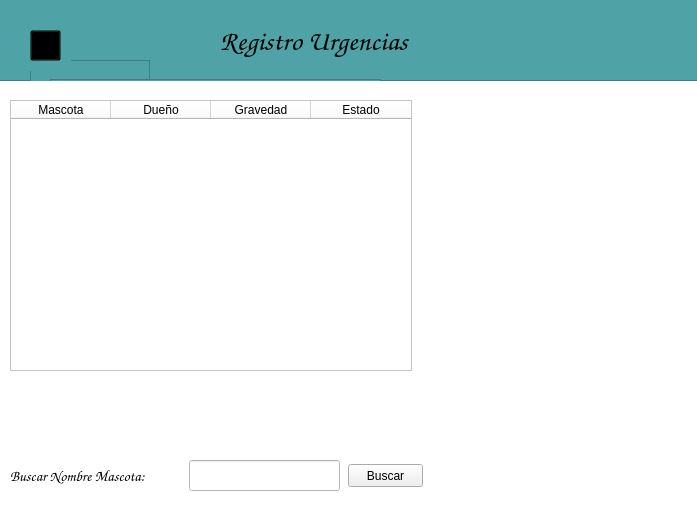
<?xml version="1.0" encoding="UTF-8"?>
<ui version="4.0">
 <class>mainWindow</class>
 <widget class="QMainWindow" name="mainWindow">
  <property name="geometry">
   <rect>
    <x>0</x>
    <y>0</y>
    <width>697</width>
    <height>509</height>
   </rect>
  </property>
  <property name="sizePolicy">
   <sizepolicy hsizetype="Preferred" vsizetype="Preferred">
    <horstretch>0</horstretch>
    <verstretch>0</verstretch>
   </sizepolicy>
  </property>
  <property name="minimumSize">
   <size>
    <width>697</width>
    <height>509</height>
   </size>
  </property>
  <property name="maximumSize">
   <size>
    <width>697</width>
    <height>509</height>
   </size>
  </property>
  <property name="windowTitle">
   <string>Clinica CVI</string>
  </property>
  <property name="styleSheet">
   <string notr="true">alternate-background-color: rgb(255, 255, 255);</string>
  </property>
  <widget class="QWidget" name="centralwidget">
   <widget class="QFrame" name="frame">
    <property name="geometry">
     <rect>
      <x>-10</x>
      <y>0</y>
      <width>711</width>
      <height>511</height>
     </rect>
    </property>
    <property name="minimumSize">
     <size>
      <width>711</width>
      <height>511</height>
     </size>
    </property>
    <property name="maximumSize">
     <size>
      <width>711</width>
      <height>511</height>
     </size>
    </property>
    <property name="sizeIncrement">
     <size>
      <width>10000</width>
      <height>10000</height>
     </size>
    </property>
    <property name="cursor">
     <cursorShape>ArrowCursor</cursorShape>
    </property>
    <property name="styleSheet">
     <string notr="true">background-color: rgb(255, 255, 255);</string>
    </property>
    <property name="frameShape">
     <enum>QFrame::StyledPanel</enum>
    </property>
    <property name="frameShadow">
     <enum>QFrame::Raised</enum>
    </property>
    <widget class="QFrame" name="frame_2">
     <property name="geometry">
      <rect>
       <x>-10</x>
       <y>-20</y>
       <width>721</width>
       <height>101</height>
      </rect>
     </property>
     <property name="styleSheet">
      <string notr="true">background-color: rgb(79, 163, 166);</string>
     </property>
     <property name="frameShape">
      <enum>QFrame::StyledPanel</enum>
     </property>
     <property name="frameShadow">
      <enum>QFrame::Raised</enum>
     </property>
     <widget class="QFrame" name="frame_3">
      <property name="geometry">
       <rect>
        <x>50</x>
        <y>80</y>
        <width>120</width>
        <height>80</height>
       </rect>
      </property>
      <property name="frameShape">
       <enum>QFrame::StyledPanel</enum>
      </property>
      <property name="frameShadow">
       <enum>QFrame::Raised</enum>
      </property>
     </widget>
     <widget class="QFrame" name="frame_4">
      <property name="geometry">
       <rect>
        <x>70</x>
        <y>99</y>
        <width>331</width>
        <height>51</height>
       </rect>
      </property>
      <property name="frameShape">
       <enum>QFrame::StyledPanel</enum>
      </property>
      <property name="frameShadow">
       <enum>QFrame::Raised</enum>
      </property>
     </widget>
     <widget class="QLabel" name="label_9">
      <property name="geometry">
       <rect>
        <x>240</x>
        <y>40</y>
        <width>251</width>
        <height>41</height>
       </rect>
      </property>
      <property name="font">
       <font>
        <family>Comic Sans MS</family>
        <pointsize>21</pointsize>
       </font>
      </property>
      <property name="cursor">
       <cursorShape>ForbiddenCursor</cursorShape>
      </property>
      <property name="text">
       <string>Registro Urgencias</string>
      </property>
     </widget>
     <widget class="QLabel" name="label_3">
      <property name="geometry">
       <rect>
        <x>30</x>
        <y>40</y>
        <width>61</width>
        <height>51</height>
       </rect>
      </property>
      <property name="text">
       <string/>
      </property>
      <property name="pixmap">
       <pixmap>../../../../../OneDrive/Documentos/GitHub/ClinicaVeterinariaTerminada/imagenes/Atras.png</pixmap>
      </property>
     </widget>
     <widget class="QPushButton" name="btnAtras">
      <property name="geometry">
       <rect>
        <x>50</x>
        <y>50</y>
        <width>31</width>
        <height>31</height>
       </rect>
      </property>
      <property name="cursor">
       <cursorShape>PointingHandCursor</cursorShape>
      </property>
      <property name="focusPolicy">
       <enum>Qt::StrongFocus</enum>
      </property>
      <property name="styleSheet">
       <string notr="true">background-color: rgba(0,0,0,0);</string>
      </property>
      <property name="text">
       <string/>
      </property>
     </widget>
    </widget>
    <widget class="QLabel" name="label_logo">
     <property name="geometry">
      <rect>
       <x>420</x>
       <y>120</y>
       <width>291</width>
       <height>301</height>
      </rect>
     </property>
     <property name="font">
      <font>
       <family>Comic Sans MS</family>
       <pointsize>16</pointsize>
      </font>
     </property>
     <property name="text">
      <string/>
     </property>
     <property name="pixmap">
      <pixmap>../../../../../OneDrive/Documentos/GitHub/ClinicaVeterinariaTerminada/imagenes/Logo-removebg-preview.png</pixmap>
     </property>
    </widget>
    <widget class="QTableWidget" name="tableWidget">
     <property name="geometry">
      <rect>
       <x>20</x>
       <y>100</y>
       <width>402</width>
       <height>271</height>
      </rect>
     </property>
     <property name="editTriggers">
      <set>QAbstractItemView::NoEditTriggers</set>
     </property>
     <property name="selectionMode">
      <enum>QAbstractItemView::SingleSelection</enum>
     </property>
     <attribute name="horizontalHeaderDefaultSectionSize">
      <number>100</number>
     </attribute>
     <attribute name="horizontalHeaderMinimumSectionSize">
      <number>39</number>
     </attribute>
     <attribute name="verticalHeaderVisible">
      <bool>false</bool>
     </attribute>
     <column>
      <property name="text">
       <string>Mascota</string>
      </property>
     </column>
     <column>
      <property name="text">
       <string>Dueño</string>
      </property>
     </column>
     <column>
      <property name="text">
       <string>Gravedad</string>
      </property>
     </column>
     <column>
      <property name="text">
       <string>Estado</string>
      </property>
     </column>
    </widget>
    <widget class="QLabel" name="label_2">
     <property name="geometry">
      <rect>
       <x>20</x>
       <y>460</y>
       <width>176</width>
       <height>31</height>
      </rect>
     </property>
     <property name="font">
      <font>
       <family>Comic Sans MS</family>
       <pointsize>11</pointsize>
       <weight>50</weight>
       <bold>false</bold>
      </font>
     </property>
     <property name="styleSheet">
      <string notr="true"/>
     </property>
     <property name="text">
      <string>Buscar Nombre Mascota:</string>
     </property>
     <property name="alignment">
      <set>Qt::AlignLeading|Qt::AlignLeft|Qt::AlignVCenter</set>
     </property>
    </widget>
    <widget class="QLineEdit" name="lineEdit">
     <property name="geometry">
      <rect>
       <x>199</x>
       <y>460</y>
       <width>151</width>
       <height>31</height>
      </rect>
     </property>
     <property name="font">
      <font>
       <pointsize>8</pointsize>
      </font>
     </property>
     <property name="maxLength">
      <number>876453242</number>
     </property>
    </widget>
   </widget>
   <widget class="QPushButton" name="pushButton">
    <property name="geometry">
     <rect>
      <x>348</x>
      <y>464</y>
      <width>75</width>
      <height>23</height>
     </rect>
    </property>
    <property name="text">
     <string>Buscar</string>
    </property>
   </widget>
  </widget>
 </widget>
 <resources>
  <include location="logo.qrc"/>
 </resources>
 <connections/>
</ui>
